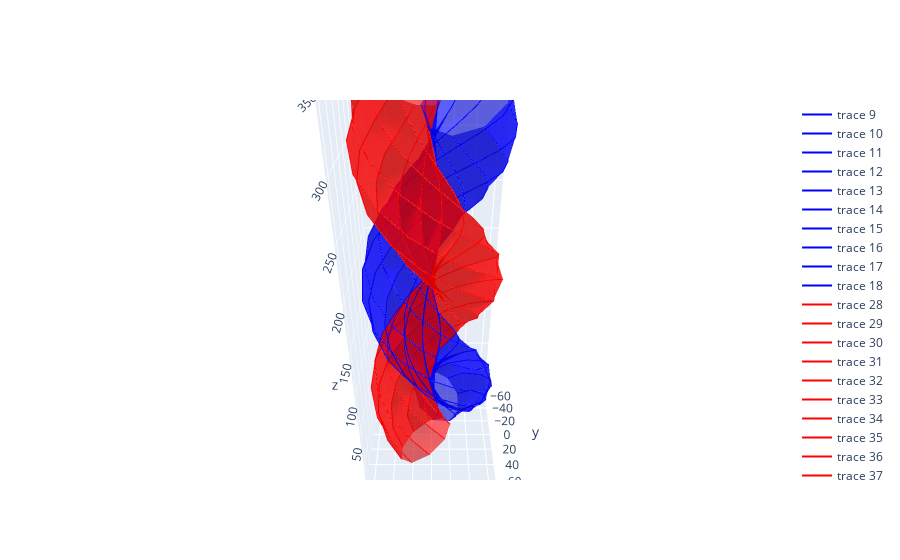

Notebook code cell kept with this figure:
### Code cell
plot_helix(21.6,15,19,20,63.5)
